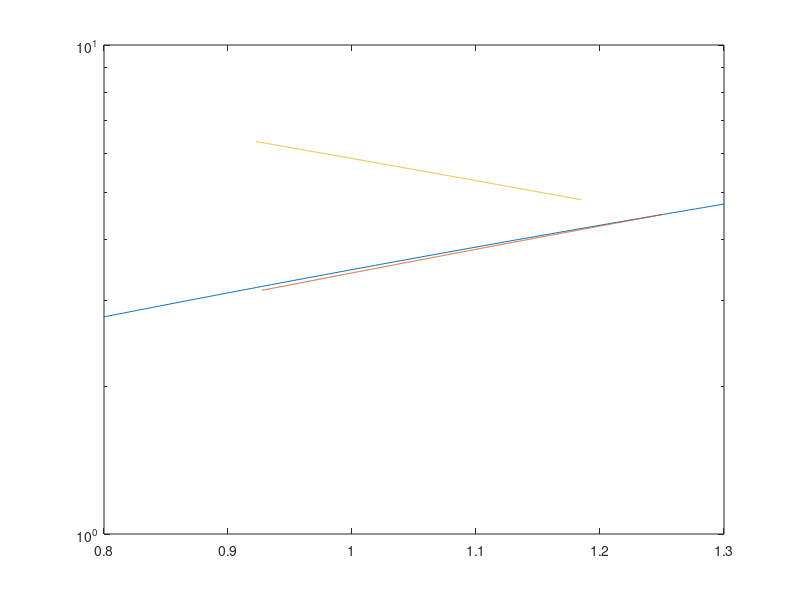

This chart was generated by the following MATLAB code:
clear;
g1=1.4;
%shock 1-2
Ms=2;
p2byp1=1+(2*g1/(g1+1))*(Ms^2-1);
 a2bya1=sqrt((2*g1*Ms^2-(g1-1))*(2+(g1-1)*Ms^2)/((g1+1)^2*Ms^2));
 delubya1_12=linspace(0,2,1000);
 
 pbyp1_12=1+(g1.*delubya1_12).*((g1+1)*0.25.*delubya1_12+sqrt(1+(g1+1)^2*0.25^2.*delubya1_12.^2));
 ubya1_12=delubya1_12;
 u2bya1_12=interp1(pbyp1_12,ubya1_12,p2byp1,'spline');
 semilogy(ubya1_12,pbyp1_12,'DisplayName','s12 right');
 hold on
 
%expansion 23 right

 pbyp2_23=linspace(0.7,1,1000);
 delubya2_23=(2/(g1-1))*(1-pbyp2_23.^((g1-1)/(2*g1)));
 ubya2_23=-delubya2_23+(u2bya1_12/a2bya1);
 u3bya2_23=-0.05+(u2bya1_12/a2bya1); %given
 p3byp2=(1-(g1-1)*0.5*(u3bya2_23-(u2bya1_12/a2bya1)))^(2*g1/(g1-1));
 a3bya2=p3byp2^((g1-1)/(2*g1));
 
 ubya1_23=ubya2_23*a2bya1;
 pbyp1_23=pbyp2_23*p2byp1;
 semilogy(ubya1_23,pbyp1_23,'DisplayName','r12 right');
 xlim([0.8 1.3]);
 hold on
 
 %shock 34 left
 delubya3_34=linspace(0,0.2,1000);
 
 pbyp3_34=1+(g1.*delubya3_34).*((g1+1)*0.25.*delubya3_34+sqrt(1+(g1+1)^2*0.25^2.*delubya3_34.^2));
 ubya3_34=-delubya3_34+(u3bya2_23/a3bya2);
 ubya1_34=ubya3_34*a3bya2*a2bya1;
 pbyp1_34=pbyp3_34*p3byp2*p2byp1;
 semilogy(ubya1_34,pbyp1_34,'DisplayName','s12 right');
 hold on